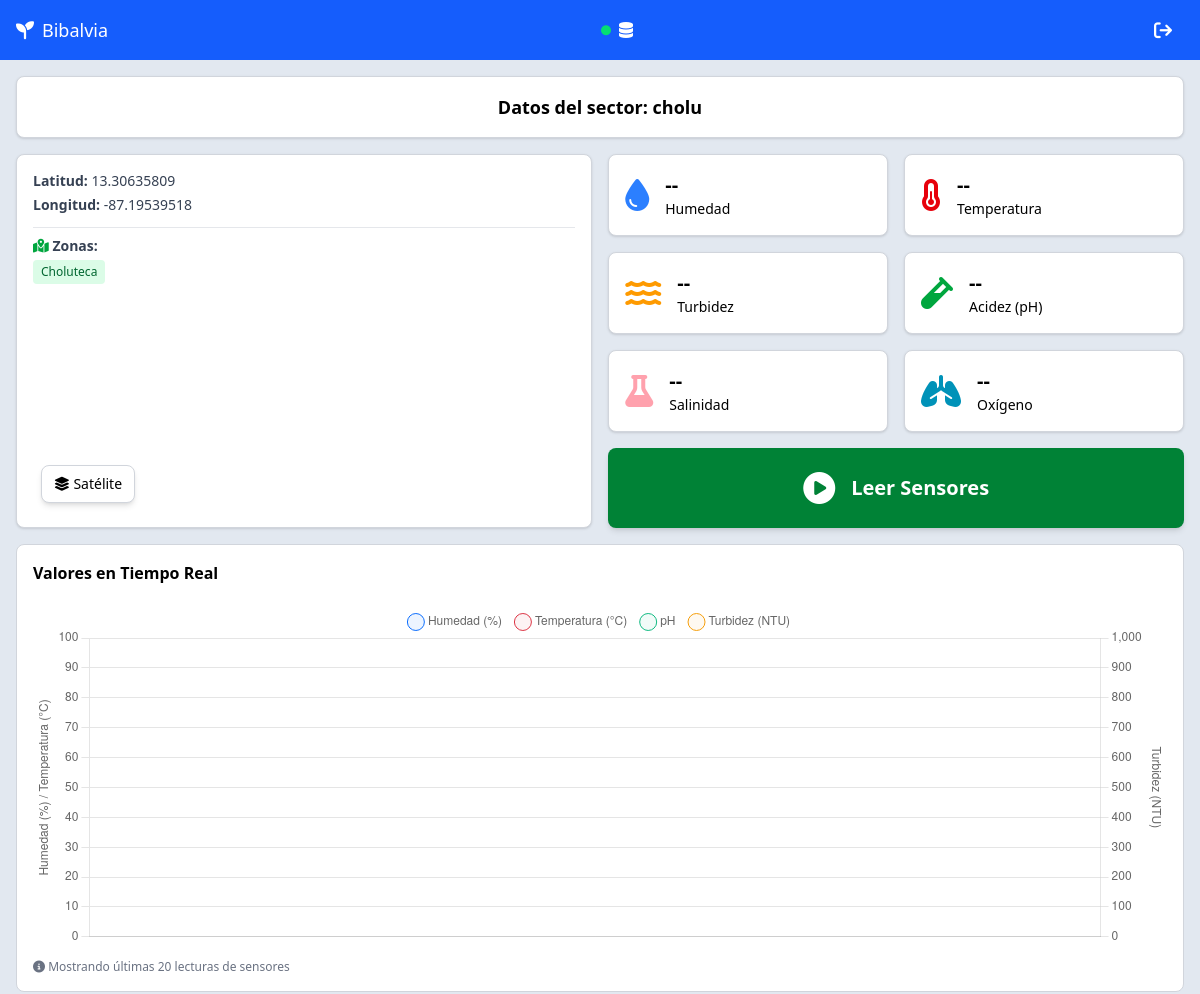
/sector/1/ (signed in, upper part), run on an earlier commit of the app's database.
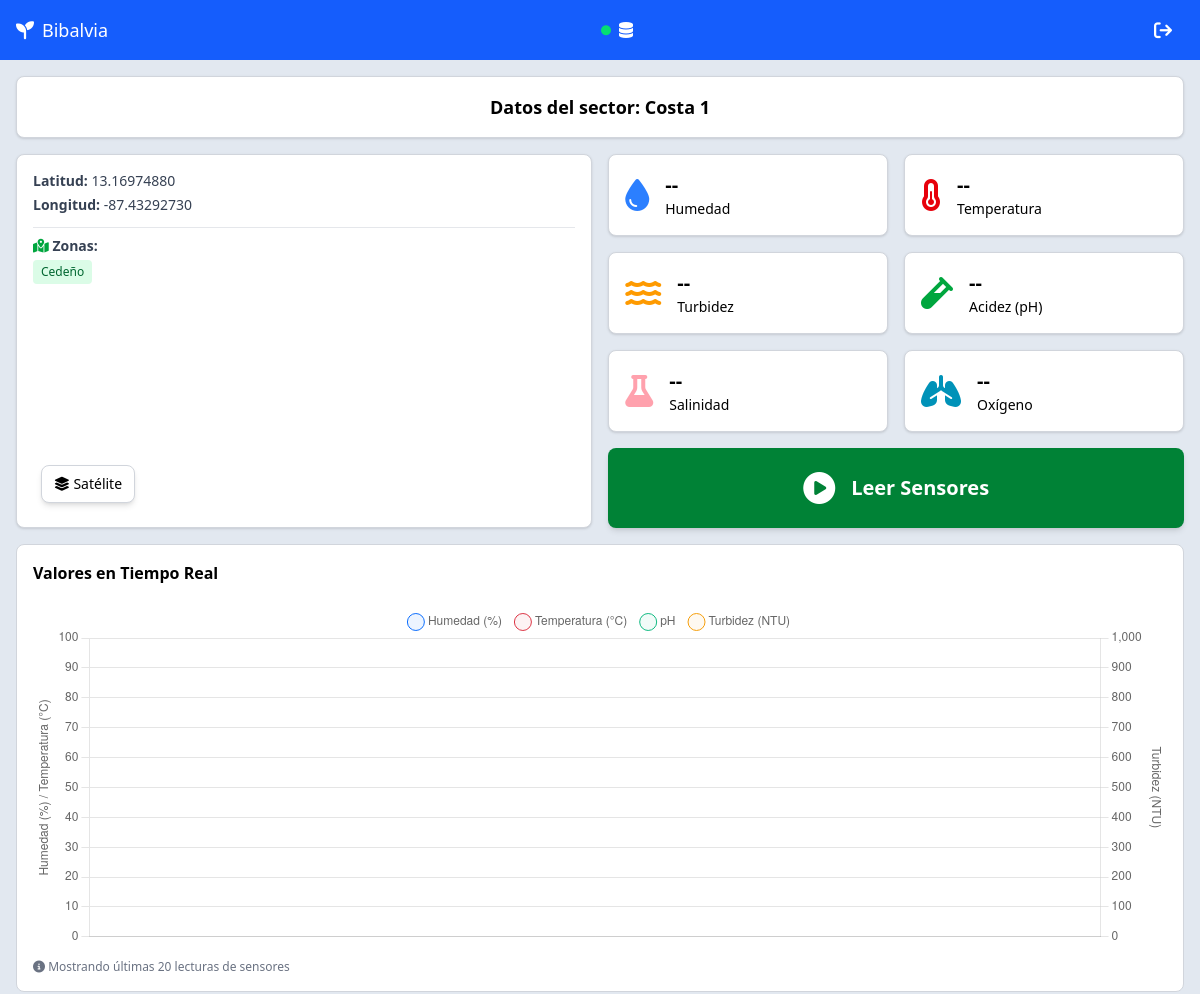
And on a later commit of the database.
### dashboard/models.py (models this page shows, shortened)
class Sector(models.Model):
    latitud = models.DecimalField(
        max_digits=10,
        decimal_places=8,
        validators=[MinValueValidator(-90), MaxValueValidator(90)]
    )
    longitud = models.DecimalField(
        max_digits=11,
        decimal_places=8,
        validators=[MinValueValidator(-180), MaxValueValidator(180)]
    )
    nombre_sector= models.CharField(max_length=100, unique=True, null=True, blank=True)
    zonas = models.ManyToManyField('Zona', related_name='sectores')
    class Meta:
        verbose_name = "Sector"
        verbose_name_plural = "Sectores"
        ordering = ['id']
        indexes = [
            models.Index(fields=['latitud', 'longitud']),
        ]

class Zona(models.Model):
    nombre = models.CharField(max_length=100, unique=True)
    geopoligono = models.JSONField()  # GeoJSON del polígono

### dashboard/views.py (the view, shortened to what this page needs)
# urls.py: path('sector/<int:id>/', views.sector_detail, name='sector_detail'),
@login_required
def sector_detail(request, id):
    sector = Sector.objects.prefetch_related('zonas').get(id=id)
    fecha_inicio = request.GET.get('fecha_inicio')
    fecha_fin = request.GET.get('fecha_fin')
    if not fecha_inicio or not fecha_fin:
        fecha_fin = timezone.now()
        fecha_inicio = fecha_fin - timedelta(hours=24)
    else:
        fecha_inicio = timezone.make_aware(datetime.strptime(fecha_inicio, '%Y-%m-%dT%H:%M'))
        fecha_fin = timezone.make_aware(datetime.strptime(fecha_fin, '%Y-%m-%dT%H:%M'))
    temperaturas = sector.temperaturas.filter(
        marca_tiempo__gte=fecha_inicio, marca_tiempo__lte=fecha_fin
    ).order_by('-marca_tiempo')
    ph_registros = sector.ph_registros.filter(
        marca_tiempo__gte=fecha_inicio, marca_tiempo__lte=fecha_fin
    ).order_by('-marca_tiempo')
    turbideces = sector.turbideces.filter(
        marca_tiempo__gte=fecha_inicio, marca_tiempo__lte=fecha_fin
    ).order_by('-marca_tiempo')
    humedades = sector.humedades.filter(
        marca_tiempo__gte=fecha_inicio, marca_tiempo__lte=fecha_fin
    ).order_by('-marca_tiempo')
    ph_dict = {r.marca_tiempo: r for r in ph_registros}
    turb_dict = {r.marca_tiempo: r for r in turbideces}
    hum_dict = {r.marca_tiempo: r for r in humedades}
    lecturas_combinadas = []
    ultima_temperatura = temperaturas.first()
    ultima_salinidad = sector.salinidades.order_by('-marca_tiempo').first()
    ultima_ph = ph_registros.first()
    ultima_turbidez = turbideces.first()
    ultima_humedad = humedades.first()
    MAX_POINTS = 20
    ultimas_temp = list(temperaturas[:MAX_POINTS])[::-1]
    ultimos_ph = list(ph_registros[:MAX_POINTS])[::-1]
    ultimas_turb = list(turbideces[:MAX_POINTS])[::-1]
    ultimas_hum = list(humedades[:MAX_POINTS])[::-1]
    chart_data = []
    for i in range(MAX_POINTS):
        temp_val = float(ultimas_temp[i].valor) if i < len(ultimas_temp) else 0
        ph_val = float(ultimos_ph[i].valor) if i < len(ultimos_ph) else 7
        turb_val = float(ultimas_turb[i].valor) if i < len(ultimas_turb) else 0
        hum_val = float(ultimas_hum[i].valor) if i < len(ultimas_hum) else 0
        chart_data.append({
            'marca_tiempo': ultimas_temp[i].marca_tiempo.strftime('%H:%M:%S') if i < len(ultimas_temp) else '',
            'temperatura': temp_val,
            'ph': ph_val,
            'turbidez': turb_val,
            'humedad': hum_val,
        })
    carpeta = os.path.join(settings.MEDIA_ROOT, 'sectores')
    imagenes = []
    siguiente_num = 1
    if os.path.exists(carpeta):
        imagenes = [img for img in os.listdir(carpeta) if f'sector{id}' in img]
        numeros = [int(re.search(rf'sector{id}-imagen(\d+)', img).group(1))
                   for img in imagenes if re.search(rf'sector{id}-imagen(\d+)', img)]
        if numeros:
            siguiente_num = max(numeros) + 1
    context = {
        'sector': sector,
        'imagenes': imagenes,
        'MEDIA_URL': settings.MEDIA_URL,
        'siguiente_num': siguiente_num,
        'ultima_temperatura': ultima_temperatura,
        'ultima_salinidad': ultima_salinidad,
        'ultima_ph': ultima_ph,
        'ultima_turbidez': ultima_turbidez,
        'ultima_humedad': ultima_humedad,
        'lecturas_combinadas': lecturas_combinadas,
        'chart_data_json': chart_data,  # <- Ahora con valores float
        'fecha_inicio': fecha_inicio.strftime('%Y-%m-%dT%H:%M'),
        'fecha_fin': fecha_fin.strftime('%Y-%m-%dT%H:%M'),
    }
    return render(request, 'dashboard/sector_detail.html', context)

### dashboard/context_processors.py (called while the page is built)
def environment(request):
    return {
        'IS_LOCAL': settings.IS_LOCAL,
        'IS_CLOUD': settings.IS_CLOUD,
        'ENVIRONMENT': settings.ENVIRONMENT,
    }

### dashboard/templates/dashboard/sector_detail.html (shortened to what this page needs)
{% extends "base.html" %}
{% block content %}
<div class="size-full flex-1 overflow-auto">
    <section
        class="mx-4 mt-4 flex items-center justify-center p-4 border bg-white border-gray-300 rounded-lg shadow-sm text-lg font-semibold">
        <p>Datos del sector: {{ sector.nombre_sector }}</p>
    </section>
    <section class="flex gap-4 m-4 flex-col sm:flex-row">
        <article class="flex flex-col p-4 border bg-white border-gray-300 rounded-lg shadow-sm relative sm:w-1/2">
            <div class="flex flex-col text-sm mb-4 gap-1">
                <p class="text-gray-700"><b>Latitud:</b> {{ sector.latitud }} </p>
                <p class="text-gray-700"><b>Longitud:</b> {{ sector.longitud }} </p>
                {% if sector.zonas.exists %}
                <div class="mt-2 pt-2 border-t border-gray-200">
                    <p class="text-gray-700 font-semibold mb-1">
                        <i class="fa-solid fa-map-location-dot text-green-600"></i>
                        Zonas:
                    </p>
                    <div class="flex flex-wrap gap-1">
                        {% for zona in sector.zonas.all %}
                        <span class="bg-green-100 text-green-800 px-2 py-1 rounded text-xs font-medium">
                            {{ zona.nombre }}
                        </span>
                        {% endfor %}
                    </div>
                </div>
                {% else %}
                <p class="text-gray-500 text-xs mt-2 italic">
                    <i class="fa-solid fa-info-circle"></i>
                    Sin zonas asignadas
                </p>
                {% endif %}
            </div>
            <div id="map" class="w-full h-64 sm:flex-1 rounded-lg"></div>
            <button id="toggleLayer"
                class="absolute bottom-6 left-6 z-1000 bg-white hover:bg-gray-100 px-3 py-2 rounded-lg shadow-md border border-gray-300 text-sm font-medium transition-colors">
                <i class="fa-solid fa-layer-group"></i>
                <span id="layerName">Satélite</span>
            </button>
        </article>
        <div class="w-full sm:w-1/2 flex flex-col gap-4 h-full">
            <div class="flex gap-4">
                <article
                    class="bg-white flex gap-4 p-4 border border-gray-300 rounded-lg shadow-sm h-max w-full items-center">
                    <i class="fa-solid fa-droplet text-blue-500 fa-2x"></i>
                    <div class="flex flex-col align-items-center">
                        <span class="text-xl font-bold">--</span>
                        <h3 class="text-sm">Humedad</h3>
                    </div>
                </article>
                <article
                    class="bg-white flex gap-4 p-4 border border-gray-300 rounded-lg shadow-sm h-max w-full items-center">
                    <i class="fa-solid fa-temperature-half text-red-600 fa-2x"></i>
                    <div class="flex flex-col align-items-center">
                        <span class="text-xl font-bold">--</span>
                        <h3 class="text-sm">Temperatura</h3>
                    </div>
                </article>
            </div>
            <div class="flex gap-4">
                <article
                    class="bg-white flex gap-4 p-4 border border-gray-300 rounded-lg shadow-sm h-max w-full items-center">
                    <i class="fa-solid fa-water text-amber-500 fa-2x"></i>
                    <div class="flex flex-col align-items-center">
                        <span class="text-xl font-bold">--</span>
                        <h3 class="text-sm">Turbidez</h3>
                    </div>
                </article>
                <article
                    class="bg-white flex gap-4 p-4 border border-gray-300 rounded-lg shadow-sm h-max w-full items-center">
                    <i class="fa-solid fa-vial text-green-600 fa-2x"></i>
                    <div class="flex flex-col align-items-center">
                        <span class="text-xl font-bold" id="valor-ph">--</span>
                        <h3 class="text-sm">Acidez (pH)</h3>
                    </div>
                </article>
            </div>
            <div class="flex gap-4">
                <article
                    class="bg-white flex gap-4 p-4 border border-gray-300 rounded-lg shadow-sm h-max w-full items-center">
                    <i class="fa-solid fa-flask text-rose-300 fa-2x"></i>
                    <div class="flex flex-col align-items-center">
                        <span class="text-xl font-bold">--</span>
                        <h3 class="text-sm">Salinidad</h3>
                    </div>
                </article>
                <article
                    class="bg-white flex gap-4 p-4 border border-gray-300 rounded-lg shadow-sm h-max w-full items-center">
                    <i class="fa-solid fa-lungs text-cyan-600 fa-2x"></i>
                    <div class="flex flex-col align-items-center">
                        <span class="text-xl font-bold">--</span>
                        <h3 class="text-sm">Oxígeno</h3>
                    </div>
                </article>
            </div>
            {% if IS_LOCAL %}
            <button type="button" id="leerDatos" onclick="leerDatos()"
                class="bg-green-700 text-white flex gap-4 px-4 py-6 rounded-lg shadow-md h-max w-full justify-center items-center active:scale-98 hover:bg-green-600 transition-all">
                <i class="fa-solid fa-circle-play fa-2x"></i>
                <div class="flex flex-col align-items-center">
                    <span class="text-xl font-semibold">Leer Sensores</span>
                </div>
            </button>
            {% endif %}
    </section>
    <section class="bg-white border border-gray-300 rounded-lg m-4 p-4 h-112 flex flex-col">
        <h3 class="font-semibold mb-4 shrink-0">
            {% if IS_LOCAL %}
            Valores en Tiempo Real
            {% elif IS_CLOUD %}
            Últimos 20 valores registrados
            {% endif %}
        </h3>
        <article class="flex-1 rounded-lg relative">
            <canvas id="sensorChart"></canvas>
        </article>
        <div class="mt-3 text-gray-500 text-xs">
            <i class="fa-solid fa-info-circle"></i>
            <span>Mostrando últimas 20 lecturas de sensores</span>
        </div>
    </section>
</div>
<script>
    console.log('Datos del chart:', {{ chart_data_json| safe }});
</script>
<script>
    console.log('Datos del chart:', {{ chart_data_json| safe }});
</script>
{% endblock %}

### templates/base.html (shortened to what this page needs)
<!DOCTYPE html>
<html lang="en">
<head>
    {% load static %}
    <link rel="stylesheet" href="{% static 'dist/styles.css' %}">
    <link rel="stylesheet" href="https://cdnjs.cloudflare.com/ajax/libs/font-awesome/6.4.0/css/all.min.css">
    <link rel="stylesheet" href="https://unpkg.com/leaflet@1.9.4/dist/leaflet.css" />
</head>
<body class="flex flex-col h-screen bg-slate-200">
    {% block navbar %}
    <nav class="px-4 py-3 bg-blue-600 text-white flex items-center justify-between shrink-0 text-lg">
        <a href="{% url 'home' %}" class="flex gap-2 items-center w-max">
            <i class="fa-solid fa-seedling"></i>
            Bibalvia
        </a>
        {% if IS_LOCAL %}
        <div class="text-base flex gap-2 items-center">
            <i class="fa-solid fa-circle fa-2xs text-green-400"></i>
            <i class="fa-solid fa-database"></i>
        </div>
        {% endif %}
        <a href="{% url 'logout' %}" class=" ml-4 px-3 py-1 text-white rounded hover:bg-blue-500">
            <i class="fa-solid fa-arrow-right-from-bracket"></i>
        </a>
    </nav>
    {% endblock %}
    <div class="flex-1 sm:overflow-hidden" id="content">
        {% block content %}{% endblock %}
    </div>
</body>
</html>

What changed in the data, as far as the page shows it:
changed Sector: nombre_sector "cholu" → "Costa 1"; latitud "13.30635809" → "13.16974880"; longitud "-87.19539518" → "-87.43292730"
changed Zona: nombre "Choluteca" → "Cedeño"
